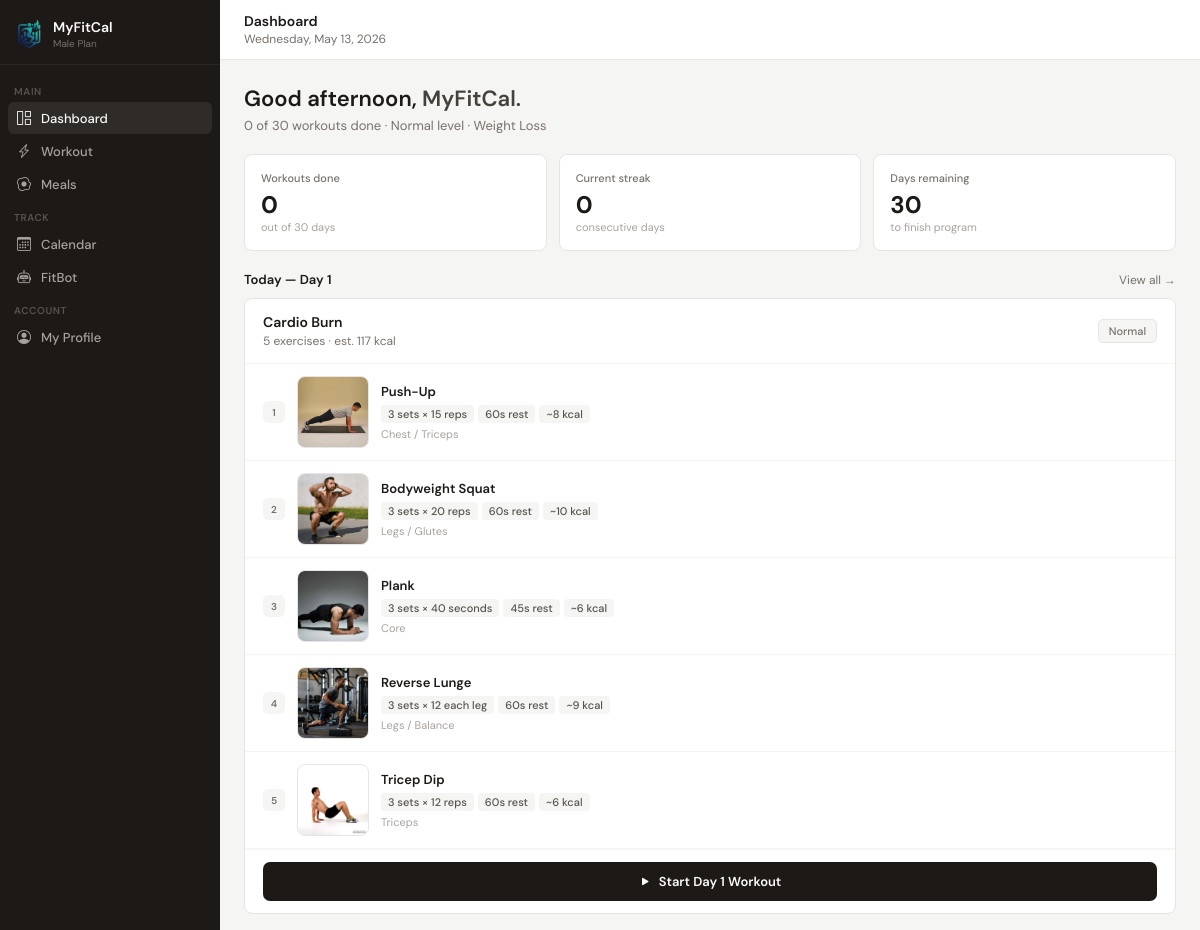
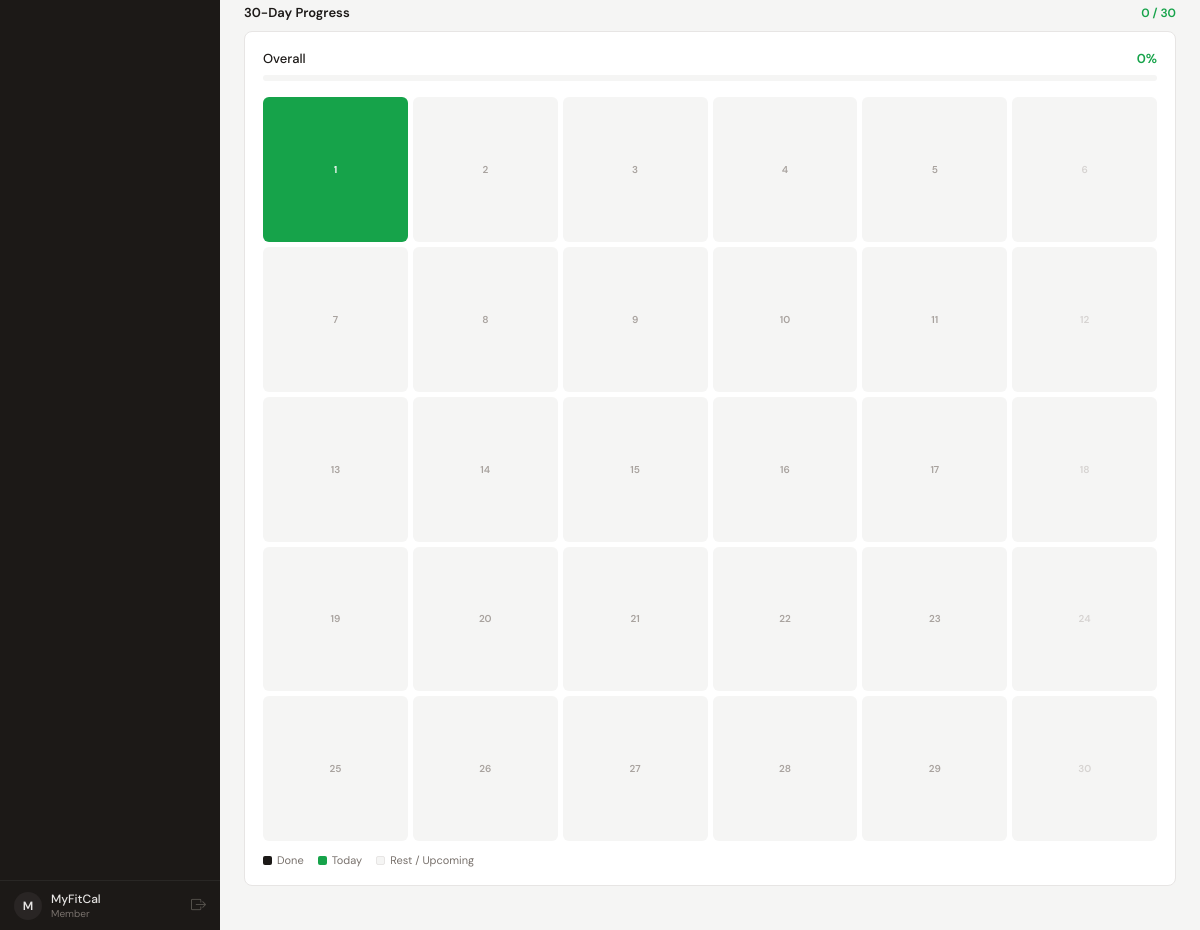
Screenshot of /user/dashboard.php (signed in) with the database file from the repository (2 pictures, top to bottom).
### tables this page shows
CREATE TABLE `users` (
  `id` int(10) UNSIGNED NOT NULL,
  `name` varchar(100) NOT NULL,
  `email` varchar(180) NOT NULL,
  `password` varchar(255) NOT NULL,
  `role` enum('user','admin') NOT NULL DEFAULT 'user',
  `gender` enum('male','female','other') DEFAULT NULL,
  `birthdate` date DEFAULT NULL,
  `height_cm` decimal(5,2) DEFAULT NULL,
  `weight_kg` decimal(5,2) DEFAULT NULL,
  `profile_pic` varchar(255) DEFAULT NULL,
  `is_active` tinyint(1) NOT NULL DEFAULT 1,
  `created_at` datetime NOT NULL DEFAULT current_timestamp(),
  `updated_at` datetime NOT NULL DEFAULT current_timestamp() ON UPDATE current_timestamp(),
  `verify_token` varchar(64) DEFAULT NULL,
  `is_verified` tinyint(1) NOT NULL DEFAULT 0,
  `verify_expires_at` datetime DEFAULT NULL,
  `otp_code` varchar(6) DEFAULT NULL,
  `otp_expires_at` datetime DEFAULT NULL
);

CREATE TABLE `user_fitness` (
  `id` int(11) NOT NULL,
  `user_id` int(10) UNSIGNED NOT NULL,
  `fitness_level` enum('beginner','normal','expert','advance') NOT NULL,
  `activity_level` enum('sedentary','lightly_active','moderately_active','very_active') NOT NULL,
  `days_per_week` int(11) NOT NULL DEFAULT 3,
  `created_at` timestamp NOT NULL DEFAULT current_timestamp(),
  `updated_at` timestamp NOT NULL DEFAULT current_timestamp() ON UPDATE current_timestamp()
);

CREATE TABLE `user_goals` (
  `id` int(11) NOT NULL,
  `user_id` int(10) UNSIGNED NOT NULL,
  `goal_type` enum('lose','maintain','gain','muscle') NOT NULL,
  `daily_calories` int(11) NOT NULL,
  `daily_protein_g` int(11) NOT NULL,
  `created_at` timestamp NOT NULL DEFAULT current_timestamp(),
  `updated_at` timestamp NOT NULL DEFAULT current_timestamp() ON UPDATE current_timestamp()
);

### config/exercises.php (called while the page is built, shortened)
<?php
function getExercisePlan($level, $activity, $goal, $days_per_week, $gender = "male") {
        $imgPushup  = '/myfitcal_system/assets/image/workoutpushup.png';
        $imgRun     = '/myfitcal_system/assets/image/workoutrun.png';
        $imgLift    = '/myfitcal_system/assets/image/workoutlift.png';
        $imgYoga    = '/myfitcal_system/assets/image/workoutyoga.png';
    $female_focuses = [
        'lose'     => ['Cardio & Core','Lower Body','Full Body','Cardio & Core','Glutes & Legs','Rest Day'],
        'maintain' => ['Lower Body','Core & Arms','Glutes & Legs','Full Body','Core & Arms','Rest Day'],
        'gain'     => ['Glutes & Legs','Upper Body','Rest Day','Glutes & Legs','Full Body','Core'],
        'muscle'   => ['Glutes','Hamstrings & Core','Legs & Cardio','Upper Body & Core','Rest Day','Full Body'],
    ];
    if (strtolower($gender) === 'female') {
        $pool = $female_library[$level] ?? $female_library['beginner'];
        $focus_cycle = $female_focuses[$goal] ?? $female_focuses['maintain'];
    } else {
        $pool = $library[$level] ?? $library['beginner'];
    }
    $all  = array_keys($pool);
    $schedule = [];
    $workout_day = 0;
    if (strtolower($gender) !== 'female') {
        $focuses = [
            'lose'     => ['Cardio Burn','Full Body','HIIT','Cardio Burn','Full Body','Rest Day'],
            'maintain' => ['Full Body','Strength','Cardio','Full Body','Strength','Rest Day'],
            'gain'     => ['Upper Body','Lower Body','Rest Day','Upper Body','Lower Body','Full Body'],
            'muscle'   => ['Chest & Triceps','Back & Biceps','Legs','Shoulders & Core','Rest Day','Full Body'],
        ];
        $focus_cycle = $focuses[$goal] ?? $focuses['maintain'];
    }
    for ($d = 1; $d <= 30; $d++) {
        $focus_idx = ($d - 1) % count($focus_cycle);
        $focus     = $focus_cycle[$focus_idx];
        $is_rest   = ($focus === 'Rest Day');
        if ($is_rest) {
            $schedule[$d] = ['day' => $d, 'focus' => 'Rest Day', 'is_rest' => true, 'exercises' => []];
        } else {
            $offset = ($workout_day * 3) % count($all);
            $picks  = array_slice($all, $offset, 5);
            if (count($picks) < 5) $picks = array_merge($picks, array_slice($all, 0, 5 - count($picks)));
            $exs = [];
            foreach ($picks as $name) {
                $exs[] = array_merge(['name' => $name], $pool[$name]);
            }
            $schedule[$d] = ['day' => $d, 'focus' => $focus, 'is_rest' => false, 'exercises' => $exs];
            $workout_day++;
        }
    }
    return $schedule;
}

### user/dashboard.php (the view, shortened to what this page needs)
<?php
require_once '../config/exercises.php';
$user_id = $_SESSION['user_id'];
$db = getDB();
$uq = $db->prepare("SELECT * FROM users WHERE id=?");
$uq->execute([$user_id]);
$user = $uq->fetch();
$gq = $db->prepare("SELECT * FROM user_goals WHERE user_id=?");
$gq->execute([$user_id]);
$goals = $gq->fetch();
$fq = $db->prepare("SELECT * FROM user_fitness WHERE user_id=?");
$fq->execute([$user_id]);
$fitness = $fq->fetch();
$cq = $db->prepare("SELECT DISTINCT day_number FROM user_workout_progress WHERE user_id=? AND completed=1");
$cq->execute([$user_id]);
$completed_days = $cq->fetchAll(PDO::FETCH_COLUMN);
$level     = $fitness['fitness_level'] ?? 'beginner';
$activity  = $fitness['activity_level'] ?? 'sedentary';
$goal_type = $goals['goal_type'] ?? 'maintain';
$days_pw   = $fitness['days_per_week'] ?? 3;
$gender    = strtolower($user['gender'] ?? 'male');
$schedule    = getExercisePlan($level, $activity, $goal_type, $days_pw, $gender);
$workout_url = '/myfitcal_system/user/workout.php';
$current_day = 1;
for ($d = 1; $d <= 30; $d++) {
    if (!in_array($d, $completed_days) && !$schedule[$d]['is_rest']) { $current_day = $d; break; }
}
$today_plan = $schedule[$current_day];
$total_done = count($completed_days);
$streak     = 0;
$goal_labels = ['lose'=>'Weight Loss','maintain'=>'Maintenance','gain'=>'Weight Gain','muscle'=>'Muscle Gain'];
$hour        = (int)date('H');
$greeting    = $hour < 12 ? 'Good morning' : ($hour < 17 ? 'Good afternoon' : 'Good evening');
$first_name  = htmlspecialchars(explode(' ', $user['name'])[0]);
$dash_imgs = [
    'Jumping Jacks'=>'jumpinjack.png','Wall Push-Up'=>'wallpushup.png',
    'Chair Squat'=>'chair squat.png','Standing March'=>'standingmarch.png',
    'Glute Bridge'=>'glute bridge.png','Seated Leg Raise'=>'seated leg.png',
    'Knee Push-Up'=>'knee.png','Standing Side Bend'=>'standing side bends.png',
    'Push-Up'=>'pushup.png','Bodyweight Squat'=>'bodyweight.png',
    'Plank'=>'planks.png','Reverse Lunge'=>'reverse lunge.png',
    'Tricep Dip'=>'tricep.png','Superman'=>'superman.png',
    'High Knees'=>'high knees.png','Mountain Climber'=>'mountain climbers.png',
    'Diamond Push-Up'=>'diamondpushup.png','Jump Squat'=>'jump squat.png',
    'Burpee'=>'burpee.png','Pike Push-Up'=>'pike pushup.png',
    'Bulgarian Split Squat'=>'Bulgarian.png','Plank to Push-Up'=>'planks(1).png',
    'Speed Skater'=>'speed skater.png','V-Up'=>'v up.png',
    'Clap Push-Up'=>'clap.png','Pistol Squat'=>'pistol squats.png',
    'Burpee Tuck Jump'=>'burpee tuck jump.png','Archer Push-Up'=>'archer pushup.png',
    'Single Leg Deadlift'=>'single leg.png','Dragon Flag'=>'dragon flag.png',
    'Lateral Bound'=>'lateral bound.png','L-Sit Hold'=>'L sit.png',
];
?>
<!DOCTYPE html>
<html lang="en">
<head>
<link rel="stylesheet" href="https://cdn.jsdelivr.net/npm/bootstrap-icons@1.11.3/font/bootstrap-icons.css">
</head>
<body>
<aside class="sidebar">
  <div class="sb-top">
    <div class="sb-brand">
      <div class="sb-logo"><img src="/myfitcal_system/assets/image/logo.png" alt=""></div>
      <div>
        <div class="sb-name">MyFitCal</div>
        <div class="sb-plan">Male Plan</div>
      </div>
    </div>
  </div>
  <nav class="sb-nav">
    <span class="sb-lbl">Main</span>
    <a href="/myfitcal_system/user/dashboard.php" class="sb-link active"><i class="bi bi-grid-1x2"></i> Dashboard</a>
    <a href="/myfitcal_system/user/workout.php?day=1" class="sb-link"><i class="bi bi-lightning-charge"></i> Workout</a>
    <a href="/myfitcal_system/user/meals.php" class="sb-link"><i class="bi bi-egg-fried"></i> Meals</a>
    <span class="sb-lbl">Track</span>
    <a href="/myfitcal_system/user/calendar.php" class="sb-link"><i class="bi bi-calendar3"></i> Calendar</a>
    <a href="/myfitcal_system/user/chatbot.php" class="sb-link"><i class="bi bi-robot"></i> FitBot</a>
    <span class="sb-lbl">Account</span>
    <a href="/myfitcal_system/user/profile.php" class="sb-link"><i class="bi bi-person-circle"></i> My Profile</a>
  </nav>
  <div class="sb-foot">
    <div class="sb-av"><?= strtoupper(substr($user['name'],0,1)) ?></div>
    <div>
      <div class="sb-uname"><?= htmlspecialchars(explode(' ',$user['name'])[0]) ?></div>
      <div class="sb-role">Member</div>
    </div>
    <a href="/myfitcal_system/logout.php" class="sb-out"><i class="bi bi-box-arrow-right"></i></a>
  </div>
</aside>
<div class="main">
  <div class="topbar">
    <div class="topbar-l">
      <h2>Dashboard</h2>
      <p><?= date('l, F j, Y') ?></p>
    </div>
  </div>
  <div class="content">
    <div class="greeting">
      <h1><?= $greeting ?>, <span><?= $first_name ?>.</span></h1>
      <p><?= $total_done ?> of 30 workouts done &middot; <?= ucfirst($level) ?> level &middot; <?= $goal_labels[$goal_type] ?? 'Fitness' ?></p>
    </div>
    <div class="stats">
      <div class="scard">
        <div class="scard-lbl">Workouts done</div>
        <div class="scard-val"><?= $total_done ?></div>
        <div class="scard-sub">out of 30 days</div>
      </div>
      <div class="scard">
        <div class="scard-lbl">Current streak</div>
        <div class="scard-val"><?= $streak ?></div>
        <div class="scard-sub">consecutive days</div>
      </div>
      <div class="scard">
        <div class="scard-lbl">Days remaining</div>
        <div class="scard-val"><?= 30 - $total_done ?></div>
        <div class="scard-sub">to finish program</div>
      </div>
    </div>
    <div style="display:flex;align-items:center;justify-content:space-between;margin-bottom:10px;">
      <p style="font-size:13px;font-weight:600;color:#1c1917;">Today — Day <?= $current_day ?></p>
      <a href="<?= $workout_url ?>?day=<?= $current_day ?>" style="font-size:12px;color:#78716c;text-decoration:none;">View all →</a>
    </div>
    <?php if ($today_plan['is_rest']): ?>
    <div class="rest-card">
      <div class="rest-icon"><i class="bi bi-moon-stars-fill"></i></div>
      <h3>Rest Day</h3>
      <p>Your body grows during rest. Stretch, hydrate, and sleep well today.</p>
    </div>
    <?php else: ?>
    <div class="today-card">
      <div class="today-head">
        <div>
          <h3><?= htmlspecialchars($today_plan['focus']) ?></h3>
          <p><?= count($today_plan['exercises']) ?> exercises &middot; est. <?= array_sum(array_column($today_plan['exercises'],'calories')) * 3 ?> kcal</p>
        </div>
        <span class="today-badge"><?= ucfirst($level) ?></span>
      </div>
      <?php foreach ($today_plan['exercises'] as $i => $ex):
        $img = '/myfitcal_system/workout.png/' . ($dash_imgs[$ex['name']] ?? 'pushup.png');
      ?>
      <div class="ex-row">
        <div class="ex-n"><?= $i+1 ?></div>
        <img src="<?= $img ?>" alt="<?= htmlspecialchars($ex['name']) ?>" class="ex-img">
        <div class="ex-info">
          <div class="ex-name"><?= htmlspecialchars($ex['name']) ?></div>
          <div class="ex-tags">
            <span class="ex-tag"><?= $ex['sets'] ?> sets &times; <?= $ex['reps'] ?></span>
            <span class="ex-tag"><?= $ex['rest'] ?>s rest</span>
            <span class="ex-tag">~<?= $ex['calories'] ?> kcal</span>
          </div>
          <div class="ex-muscle"><?= htmlspecialchars($ex['muscle']) ?></div>
        </div>
      </div>
      <?php endforeach; ?>
      <div class="today-foot">
        <a href="<?= $workout_url ?>?day=<?= $current_day ?>" class="btn-start">
          <i class="bi bi-play-fill"></i> Start Day <?= $current_day ?> Workout
        </a>
      </div>
    </div>
    <?php endif; ?>
    <div style="display:flex;align-items:center;justify-content:space-between;margin-bottom:10px;">
      <p style="font-size:13px;font-weight:600;color:#1c1917;">30-Day Progress</p>
      <span style="font-size:12px;color:#16a34a;font-weight:600;"><?= $total_done ?> / 30</span>
    </div>
    <div class="prog-card">
      <div class="prog-head">
        <span>Overall</span>
        <strong><?= round($total_done/30*100) ?>%</strong>
      </div>
      <div class="prog-track">
      </div>
      <div class="days-grid">
        <?php for ($d=1;$d<=30;$d++):
          $cls = in_array($d,$completed_days) ? 'done' : ($d===$current_day ? 'today' : ($schedule[$d]['is_rest'] ? 'rest' : 'upcoming'));
        ?>
        <div class="day-cell <?= $cls ?>" title="Day <?= $d ?>"><?= $cls==='done' ? '✓' : $d ?></div>
        <?php endfor; ?>
      </div>
      <div class="prog-legend">
        <div class="pl-item"><div class="pl-dot" style="background:#1c1917;"></div> Done</div>
        <div class="pl-item"><div class="pl-dot" style="background:#16a34a;"></div> Today</div>
        <div class="pl-item"><div class="pl-dot" style="background:#f5f5f4;border:1px solid #e7e5e4;"></div> Rest / Upcoming</div>
      </div>
    </div>
  </div>
</div>
</body>
</html>

### rows the page displays
users: name "M", name "MyFitCal"
user_fitness: fitness_level "Normal"
user_goals: goal_type "Weight Loss"

### other values shown
$total_done "0"
$streak "0"
30 - $total_done "30"
$current_day "1"
$today_plan['focus'] "Cardio Burn"
count($today_plan['exercises']) "5"
array_sum(array_column($today_plan['exercises'],'calories')) * 3 "117"
$ex['name'] "Push-Up"
$ex['sets'] "3"
$ex['reps'] "15 reps"
$ex['rest'] "60"
$ex['calories'] "8"
$ex['muscle'] "Chest / Triceps"
$ex['name'] "Bodyweight Squat"
$ex['reps'] "20 reps"
